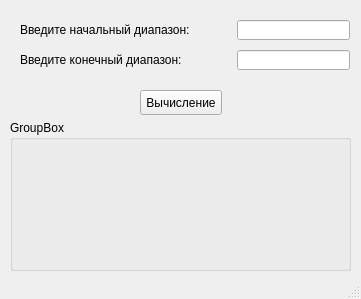
<?xml version="1.0" encoding="UTF-8"?>
<ui version="4.0">
 <class>MainWindow</class>
 <widget class="QMainWindow" name="MainWindow">
  <property name="geometry">
   <rect>
    <x>0</x>
    <y>0</y>
    <width>361</width>
    <height>299</height>
   </rect>
  </property>
  <property name="windowTitle">
   <string>MainWindow</string>
  </property>
  <widget class="QWidget" name="centralwidget">
   <widget class="QPushButton" name="pushButton">
    <property name="geometry">
     <rect>
      <x>140</x>
      <y>90</y>
      <width>82</width>
      <height>25</height>
     </rect>
    </property>
    <property name="text">
     <string>Вычисление</string>
    </property>
   </widget>
   <widget class="QGroupBox" name="groupBox">
    <property name="geometry">
     <rect>
      <x>10</x>
      <y>120</y>
      <width>341</width>
      <height>151</height>
     </rect>
    </property>
    <property name="title">
     <string>GroupBox</string>
    </property>
   </widget>
   <widget class="QLineEdit" name="lineEdit">
    <property name="geometry">
     <rect>
      <x>237</x>
      <y>20</y>
      <width>113</width>
      <height>20</height>
     </rect>
    </property>
   </widget>
   <widget class="QLineEdit" name="lineEdit_2">
    <property name="geometry">
     <rect>
      <x>237</x>
      <y>50</y>
      <width>113</width>
      <height>20</height>
     </rect>
    </property>
   </widget>
   <widget class="QLabel" name="label">
    <property name="geometry">
     <rect>
      <x>20</x>
      <y>50</y>
      <width>181</width>
      <height>20</height>
     </rect>
    </property>
    <property name="text">
     <string>Введите конечный диапазон:</string>
    </property>
   </widget>
   <widget class="QLabel" name="label_2">
    <property name="geometry">
     <rect>
      <x>20</x>
      <y>20</y>
      <width>181</width>
      <height>20</height>
     </rect>
    </property>
    <property name="text">
     <string>Введите начальный диапазон:</string>
    </property>
   </widget>
  </widget>
  <widget class="QStatusBar" name="statusbar"/>
 </widget>
 <resources/>
 <connections/>
</ui>
